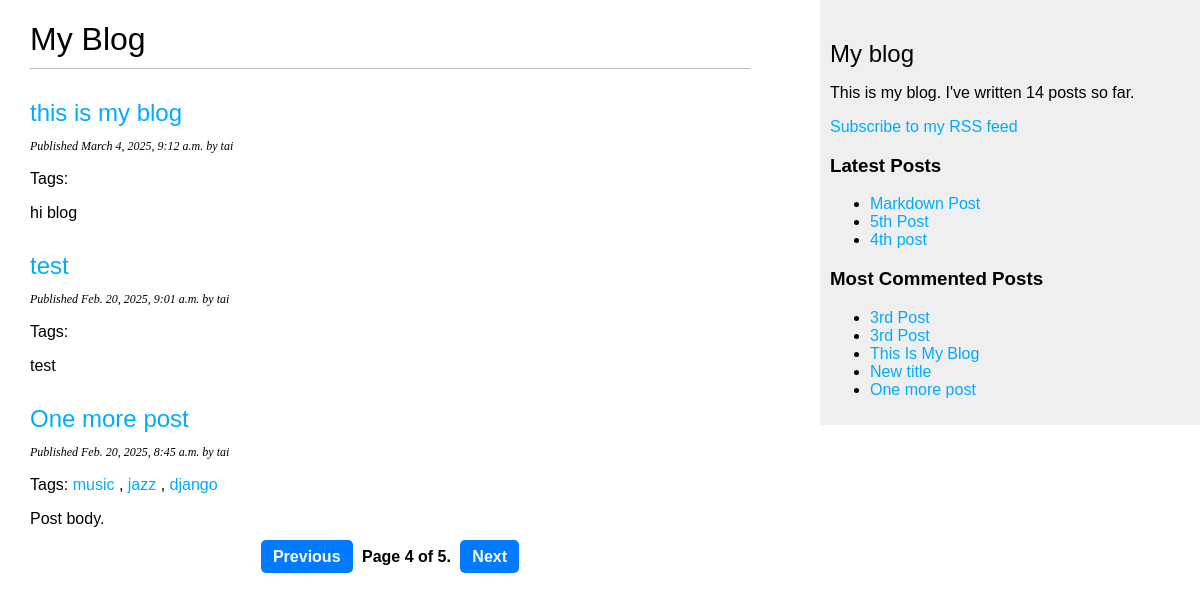
The app's page /blog/?page=4 with its own data.
### blog/models.py (models this page shows, shortened)
class Post(models.Model):
    STATUS_CHOICES = (
        ('draft', 'Draft'),
        ('published', 'Published'),
    )
    title = models.CharField(max_length=250)
    slug = models.SlugField(max_length=250, unique_for_date='publish')
    author = models.ForeignKey(User, on_delete=models.CASCADE, related_name='blog_posts')
    body = models.TextField()
    publish = models.DateTimeField(default=timezone.now)
    created = models.DateTimeField(auto_now_add=True)
    updated = models.DateTimeField(auto_now=True)
    status = models.CharField(max_length=10, choices=STATUS_CHOICES, default='published')
    objects = models.Manager()  # Default manager
    published = PostManager()   # Custom manager for published posts
    tags = TaggableManager()  # ✅ Correct usage
    class Meta:
        ordering = ('-publish',)
    def get_absolute_url(self):
        if not self.slug:
            return "#"  # Prevent errors if slug is missing
        return reverse('blog:post_detail', args=[self.publish.year, self.publish.month, self.publish.day, self.slug])

### blog/views.py (the view)
# urls.py: path('', views.post_list, name='post_list'),
def post_list(request, tag_slug=None):
    object_list = Post.published.all()
    tag = None
    if tag_slug:  # ✅ Filter posts by tag if provided
        tag = get_object_or_404(Tag, slug=tag_slug)
        object_list = object_list.filter(tags__in=[tag])
    paginator = Paginator(object_list, 3)  # 3 posts per page
    page = request.GET.get('page')
    try:
        posts = paginator.page(page)
    except PageNotAnInteger:
        posts = paginator.page(1)
    except EmptyPage:
        posts = paginator.page(paginator.num_pages)
    return render(request, 'blog/post/list.html', {
        'page': page,
        'posts': posts,
        'tag': tag  # ✅ Pass the tag to the template
    })

### blog/models.py (called while the page is built)
    def get_queryset(self):
        return super().get_queryset().filter(status='published')

### blog/templatetags/blog_tags.py (called while the page is built)
@register.simple_tag
def total_posts():
    return Post.published.count()

@register.inclusion_tag('blog/post/latest_posts.html')
def show_latest_posts(count=5):
    latest_posts = Post.published.order_by('-publish')[:count]
    return {'latest_posts': latest_posts}

@register.simple_tag
def get_most_commented_posts(count=5):
    return Post.published.annotate(
        total_comments=Count('comments')
    ).order_by('-total_comments')[:count]

@register.filter(name='markdown')
def markdown_format(text):
    return mark_safe(markdown.markdown(text))

### blog/templates/blog/post/list.html (shortened to what this page needs)
{% extends "blog/base.html" %}
{% load blog_tags %}
{% block content %}
    <h1>My Blog</h1>
    {% for post in posts %}
        <h2>
            <a href="{{ post.get_absolute_url }}">
                {{ post.title }}
            </a>
        </h2>
        <p class="date">
            Published {{ post.publish }} by {{ post.author }}
        </p>
        <p class="tags">
            Tags:
            {% for tag in post.tags.all %}
                <a href="{% url "blog:post_list_by_tag" tag.slug %}">
                    {{ tag.name }}
                </a>
                {% if not forloop.last %}, {% endif %}
            {% endfor %}
        </p>
        <p>{{ post.body|markdown|truncatewords_html:30 }}</p>
    {% empty %}
        <p>No posts available.</p>
    {% endfor %}
    {% include "pagination.html" with page=posts %}
{% endblock %}

### blog/templates/blog/base.html (shortened to what this page needs)
{% load static %}
{% load blog_tags %}
<!DOCTYPE html>
<html>
<head>
    <link href="{% static 'css/blog.css' %}" rel="stylesheet">
</head>
<body>
    <div id="content">
        {% block content %}
        {% endblock %}
    </div>
    <div id="sidebar">
        <h2>My blog</h2>
        <p>This is my blog. I've written {% total_posts %} posts so far.</p>
        <p> <a href="{% url "blog:post_feed" %}" >Subscribe to my RSS feed </a></p>
        <h3>Latest Posts</h3>
        {% show_latest_posts 3 %}
        <h3>Most Commented Posts</h3>
        {% get_most_commented_posts as most_commented_posts %}
        <ul>
            {% for post in most_commented_posts %}
            <li>
                <a href="{{ post.get_absolute_url }}">{{ post.title }}</a>
            </li>
            {% endfor %}
        </ul>
    </div>
</body>
</html>

### blog/templates/blog/post/latest_posts.html
<ul>
    {% for post in latest_posts %}
        <li>
            <a href="{{ post.get_absolute_url }}">{{ post.title }}</a>
        </li>
        {% endfor %}
    </ul>

### blog/static/css/blog.css (style rules this page uses)
body { margin: 0; padding: 0; font-family: helvetica, sans-serif; }
a { color: #00abff; text-decoration: none; }
h1 { font-weight: normal; border-bottom: 1px solid #bbb; padding: 0 0 10px 0; }
h2 { font-weight: normal; margin: 30px 0 0; }
#content { float: left; width: 60%; padding: 0 0 0 30px; }
#sidebar { float: right; width: 30%; padding: 10px; background: #efefef; height: 100%; }
p.date { color: #000000; font-family: georgia, serif; font-size: 12px; font-style: italic; }

### records on screen
Post: title "this is my blog", publish "March 4, 2025, 9:12 a.m.", author "tai", body "hi blog"
Post: title "test", publish "Feb. 20, 2025, 9:01 a.m.", author "tai", body "test"
Post: title "One more post", publish "Feb. 20, 2025, 8:45 a.m.", author "tai", body "Post body."
Tag: name "music"
Tag: name "jazz"
Tag: name "django"
Post: title "Markdown Post"
Post: title "5th Post"
Post: title "4th post"
Post: title "3rd Post"
Post: title "3rd Post"
Post: title "This Is My Blog"
Post: title "New title"

### other values on screen
{{ page.number }} "4"
{{ page.paginator.num_pages }} "5"
